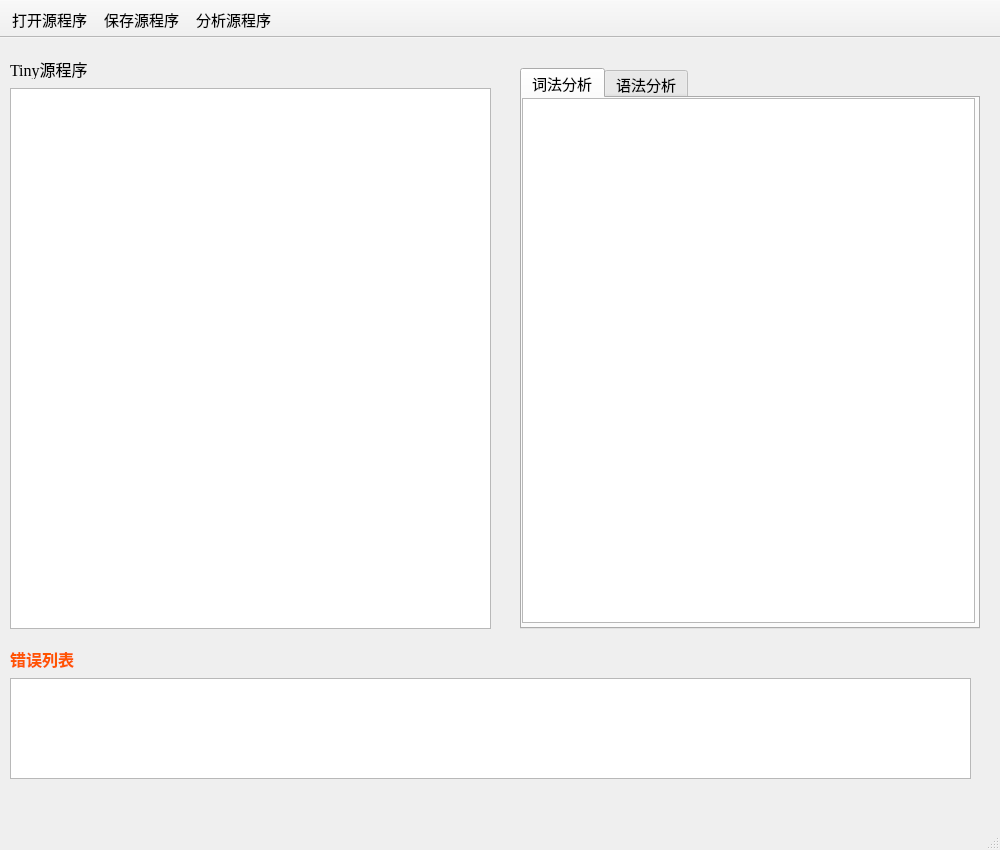
<?xml version="1.0" encoding="UTF-8"?>
<ui version="4.0">
 <class>MainWindow</class>
 <widget class="QMainWindow" name="MainWindow">
  <property name="geometry">
   <rect>
    <x>0</x>
    <y>0</y>
    <width>1000</width>
    <height>850</height>
   </rect>
  </property>
  <property name="minimumSize">
   <size>
    <width>1000</width>
    <height>850</height>
   </size>
  </property>
  <property name="maximumSize">
   <size>
    <width>1000</width>
    <height>850</height>
   </size>
  </property>
  <property name="windowTitle">
   <string>TinySyntaxTree</string>
  </property>
  <widget class="QWidget" name="centralwidget">
   <widget class="QTextEdit" name="tinyFileEdit">
    <property name="geometry">
     <rect>
      <x>10</x>
      <y>50</y>
      <width>481</width>
      <height>541</height>
     </rect>
    </property>
    <property name="font">
     <font>
      <family>Times New Roman</family>
      <pointsize>11</pointsize>
     </font>
    </property>
   </widget>
   <widget class="QLabel" name="tinyFileEditLabel">
    <property name="geometry">
     <rect>
      <x>10</x>
      <y>20</y>
      <width>101</width>
      <height>21</height>
     </rect>
    </property>
    <property name="font">
     <font>
      <family>Times New Roman</family>
      <pointsize>12</pointsize>
     </font>
    </property>
    <property name="text">
     <string>Tiny源程序</string>
    </property>
   </widget>
   <widget class="QTabWidget" name="tabWidget">
    <property name="geometry">
     <rect>
      <x>520</x>
      <y>30</y>
      <width>460</width>
      <height>561</height>
     </rect>
    </property>
    <property name="minimumSize">
     <size>
      <width>460</width>
      <height>0</height>
     </size>
    </property>
    <property name="maximumSize">
     <size>
      <width>460</width>
      <height>16777215</height>
     </size>
    </property>
    <property name="font">
     <font>
      <family>Times New Roman</family>
      <pointsize>11</pointsize>
     </font>
    </property>
    <property name="currentIndex">
     <number>0</number>
    </property>
    <widget class="QWidget" name="word">
     <attribute name="title">
      <string>词法分析</string>
     </attribute>
     <widget class="QTableView" name="tableView">
      <property name="geometry">
       <rect>
        <x>0</x>
        <y>0</y>
        <width>453</width>
        <height>525</height>
       </rect>
      </property>
      <property name="minimumSize">
       <size>
        <width>453</width>
        <height>525</height>
       </size>
      </property>
      <property name="maximumSize">
       <size>
        <width>453</width>
        <height>525</height>
       </size>
      </property>
     </widget>
    </widget>
    <widget class="QWidget" name="syntax">
     <attribute name="title">
      <string>语法分析</string>
     </attribute>
     <widget class="QTreeView" name="treeView">
      <property name="geometry">
       <rect>
        <x>0</x>
        <y>0</y>
        <width>452</width>
        <height>531</height>
       </rect>
      </property>
      <property name="minimumSize">
       <size>
        <width>452</width>
        <height>0</height>
       </size>
      </property>
      <property name="maximumSize">
       <size>
        <width>452</width>
        <height>16777215</height>
       </size>
      </property>
     </widget>
     <widget class="QLabel" name="errLabel">
      <property name="geometry">
       <rect>
        <x>160</x>
        <y>10</y>
        <width>121</width>
        <height>31</height>
       </rect>
      </property>
      <property name="text">
       <string>存在语法错误</string>
      </property>
      <property name="alignment">
       <set>Qt::AlignCenter</set>
      </property>
     </widget>
    </widget>
   </widget>
   <widget class="QLabel" name="tinyFileEditLabel_2">
    <property name="geometry">
     <rect>
      <x>10</x>
      <y>610</y>
      <width>101</width>
      <height>21</height>
     </rect>
    </property>
    <property name="font">
     <font>
      <family>Times New Roman</family>
      <pointsize>12</pointsize>
      <weight>75</weight>
      <bold>true</bold>
     </font>
    </property>
    <property name="styleSheet">
     <string notr="true">color: rgb(255, 85, 0);</string>
    </property>
    <property name="text">
     <string>错误列表</string>
    </property>
   </widget>
   <widget class="QTableView" name="errTableView">
    <property name="geometry">
     <rect>
      <x>10</x>
      <y>640</y>
      <width>961</width>
      <height>101</height>
     </rect>
    </property>
   </widget>
  </widget>
  <widget class="QMenuBar" name="menubar">
   <property name="geometry">
    <rect>
     <x>0</x>
     <y>0</y>
     <width>1000</width>
     <height>26</height>
    </rect>
   </property>
  </widget>
  <widget class="QStatusBar" name="statusbar"/>
  <widget class="QToolBar" name="toolBar">
   <property name="font">
    <font>
     <family>宋体</family>
     <pointsize>11</pointsize>
    </font>
   </property>
   <property name="windowTitle">
    <string>toolBar</string>
   </property>
   <property name="movable">
    <bool>false</bool>
   </property>
   <property name="iconSize">
    <size>
     <width>35</width>
     <height>35</height>
    </size>
   </property>
   <property name="toolButtonStyle">
    <enum>Qt::ToolButtonTextUnderIcon</enum>
   </property>
   <attribute name="toolBarArea">
    <enum>TopToolBarArea</enum>
   </attribute>
   <attribute name="toolBarBreak">
    <bool>false</bool>
   </attribute>
   <addaction name="actionopen"/>
   <addaction name="actionsave"/>
   <addaction name="actionanalyse"/>
  </widget>
  <action name="actionopen">
   <property name="icon">
    <iconset resource="../LALR/resource.qrc">
     <normaloff>:/icon/open.png</normaloff>:/icon/open.png</iconset>
   </property>
   <property name="text">
    <string>打开源程序</string>
   </property>
  </action>
  <action name="actionsave">
   <property name="icon">
    <iconset resource="../LALR/resource.qrc">
     <normaloff>:/icon/save.png</normaloff>:/icon/save.png</iconset>
   </property>
   <property name="text">
    <string>保存源程序</string>
   </property>
  </action>
  <action name="actionanalyse">
   <property name="icon">
    <iconset>
     <normaloff>:/icon/analyse.png</normaloff>:/icon/analyse.png</iconset>
   </property>
   <property name="text">
    <string>分析源程序</string>
   </property>
  </action>
 </widget>
 <resources/>
 <connections/>
</ui>
